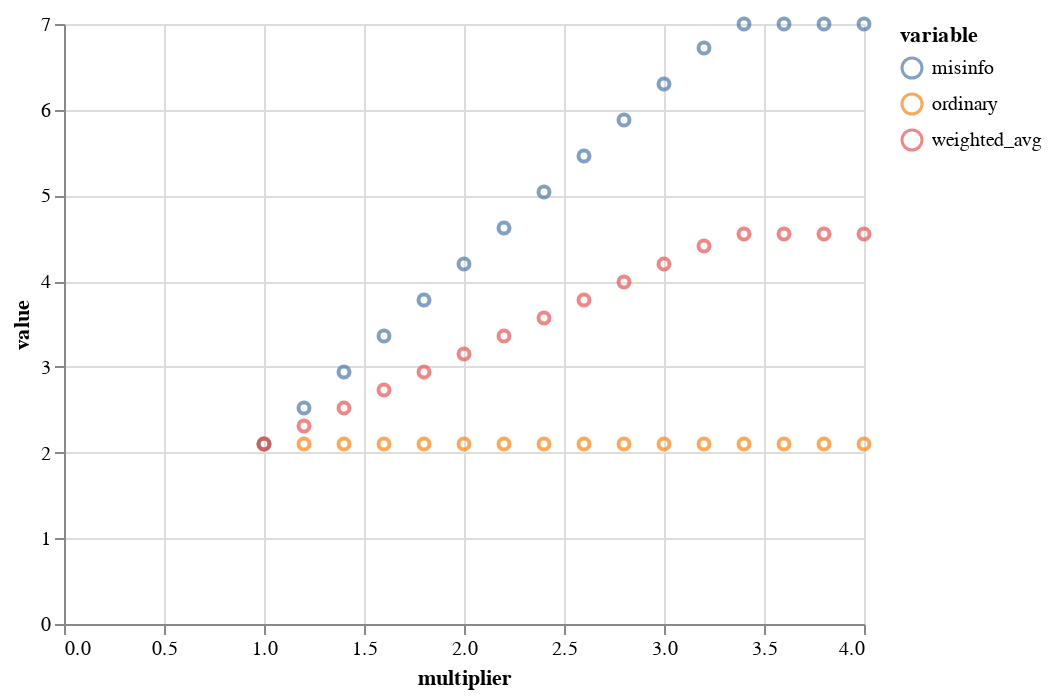

Write notebook code for a chart like this one.
### Code cell
alt.Chart(r0frames.melt(id_vars='multiplier')).mark_point().encode(
    x = alt.X('multiplier:Q'),
    y = alt.Y('value:Q'),
    color = alt.Color('variable:N')
)

### Figure 1 — Vega-Lite specification as saved in the notebook (floating-point values rounded to 4 significant figures)
{"config": {"view": {"continuousWidth": 400, "continuousHeight": 300}}, "data": {"name": "data-0887bc0c3eded3ac877691baeea7c1b7"}, "mark": "point", "encoding": {"color": {"field": "variable", "type": "nominal"}, "x": {"field": "multiplier", "type": "quantitative"}, "y": {"field": "value", "type": "quantitative"}}, "$schema": "https://vega.github.io/schema/vega-lite/v4.17.0.json", "datasets": {"data-0887bc0c3eded3ac877691baeea7c1b7": [{"multiplier": 1.0, "variable": "ordinary", "value": 2.1}, {"multiplier": 1.2, "variable": "ordinary", "value": 2.1}, {"multiplier": 1.4, "variable": "ordinary", "value": 2.1}, {"multiplier": 1.6, "variable": "ordinary", "value": 2.1}, {"multiplier": 1.8, "variable": "ordinary", "value": 2.1}, {"multiplier": 2.0, "variable": "ordinary", "value": 2.1}, {"multiplier": 2.2, "variable": "ordinary", "value": 2.1}, {"multiplier": 2.4, "variable": "ordinary", "value": 2.1}, {"multiplier": 2.6, "variable": "ordinary", "value": 2.1}, {"multiplier": 2.8, "variable": "ordinary", "value": 2.1}, {"multiplier": 3.0, "variable": "ordinary", "value": 2.1}, {"multiplier": 3.2, "variable": "ordinary", "value": 2.1}, {"multiplier": 3.4, "variable": "ordinary", "value": 2.1}, {"multiplier": 3.6, "variable": "ordinary", "value": 2.1}, {"multiplier": 3.8, "variable": "ordinary", "value": 2.1}, {"multiplier": 4.0, "variable": "ordinary", "value": 2.1}, {"multiplier": 1.0, "variable": "misinfo", "value": 2.1}, {"multiplier": 1.2, "variable": "misinfo", "value": 2.52}, {"multiplier": 1.4, "variable": "misinfo", "value": 2.94}, {"multiplier": 1.6, "variable": "misinfo", "value": 3.36}, {"multiplier": 1.8, "variable": "misinfo", "value": 3.78}, {"multiplier": 2.0, "variable": "misinfo", "value": 4.2}, {"multiplier": 2.2, "variable": "misinfo", "value": 4.62}, {"multiplier": 2.4, "variable": "misinfo", "value": 5.04}, {"multiplier": 2.6, "variable": "misinfo", "value": 5.46}, {"multiplier": 2.8, "variable": "misinfo", "value": 5.88}, {"multiplier": 3.0, "variable": "misinfo", "value": 6.3}, {"multiplier": 3.2, "variable": "misinfo", "value": 6.72}, {"multiplier": 3.4, "variable": "misinfo", "value": 7.0}, {"multiplier": 3.6, "variable": "misinfo", "value": 7.0}, {"multiplier": 3.8, "variable": "misinfo", "value": 7.0}, {"multiplier": 4.0, "variable": "misinfo", "value": 7.0}, {"multiplier": 1.0, "variable": "weighted_avg", "value": 2.1}, {"multiplier": 1.2, "variable": "weighted_avg", "value": 2.31}, {"multiplier": 1.4, "variable": "weighted_avg", "value": 2.52}, {"multiplier": 1.6, "variable": "weighted_avg", "value": 2.73}, {"multiplier": 1.8, "variable": "weighted_avg", "value": 2.94}, {"multiplier": 2.0, "variable": "weighted_avg", "value": 3.15}, {"multiplier": 2.2, "variable": "weighted_avg", "value": 3.36}, {"multiplier": 2.4, "variable": "weighted_avg", "value": 3.57}, {"multiplier": 2.6, "variable": "weighted_avg", "value": 3.78}, {"multiplier": 2.8, "variable": "weighted_avg", "value": 3.99}, {"multiplier": 3.0, "variable": "weighted_avg", "value": 4.2}, {"multiplier": 3.2, "variable": "weighted_avg", "value": 4.41}, {"multiplier": 3.4, "variable": "weighted_avg", "value": 4.55}, {"multiplier": 3.6, "variable": "weighted_avg", "value": 4.55}, {"multiplier": 3.8, "variable": "weighted_avg", "value": 4.55}, {"multiplier": 4.0, "variable": "weighted_avg", "value": 4.55}]}}
